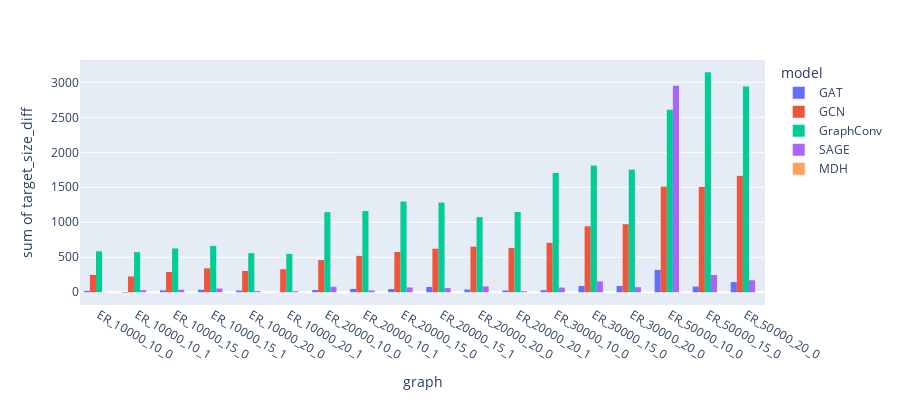

Notebook cell for this chart:
### Code cell
fig = px.histogram(Full, x="graph", y="target_size_diff",
             color='model', barmode='group',
             height=400)
fig.show()

### Figure 1 — Plotly figure (JSON) as saved in the notebook; plotly's stock layout.template omitted (floating-point values rounded to 4 significant figures)
{"data": [{"alignmentgroup": "True", "bingroup": "x", "histfunc": "sum", "hovertemplate": "model=GAT<br>graph=%{x}<br>sum of target_size_diff=%{y}<extra></extra>", "legendgroup": "GAT", "marker": {"color": "#636efa"}, "name": "GAT", "offsetgroup": "GAT", "orientation": "v", "showlegend": true, "type": "histogram", "x": ["ER_10000_10_0", "ER_10000_10_1", "ER_10000_15_0", "ER_10000_15_1", "ER_10000_20_0", "ER_10000_20_1", "ER_20000_10_0", "ER_20000_10_1", "ER_20000_15_0", "ER_20000_15_1", "ER_20000_20_0", "ER_20000_20_1", "ER_30000_10_0", "ER_30000_15_0", "ER_30000_20_0", "ER_50000_10_0", "ER_50000_15_0", "ER_50000_20_0"], "xaxis": "x", "y": [20, -7, 27, 36, 25, -2, 31, 48, 46, 76, 39, 25, 29, 89, 89, 320, 81, 145], "yaxis": "y"}, {"alignmentgroup": "True", "bingroup": "x", "histfunc": "sum", "hovertemplate": "model=GCN<br>graph=%{x}<br>sum of target_size_diff=%{y}<extra></extra>", "legendgroup": "GCN", "marker": {"color": "#EF553B"}, "name": "GCN", "offsetgroup": "GCN", "orientation": "v", "showlegend": true, "type": "histogram", "x": ["ER_10000_10_0", "ER_10000_10_1", "ER_10000_15_0", "ER_10000_15_1", "ER_10000_20_0", "ER_10000_20_1", "ER_20000_10_0", "ER_20000_10_1", "ER_20000_15_0", "ER_20000_15_1", "ER_20000_20_0", "ER_20000_20_1", "ER_30000_10_0", "ER_30000_15_0", "ER_30000_20_0", "ER_50000_10_0", "ER_50000_15_0", "ER_50000_20_0"], "xaxis": "x", "y": [248, 226, 289, 342, 304, 329, 461, 520, 576, 622, 651, 632, 706, 943, 972, 1509, 1505, 1664], "yaxis": "y"}, {"alignmentgroup": "True", "bingroup": "x", "histfunc": "sum", "hovertemplate": "model=GraphConv<br>graph=%{x}<br>sum of target_size_diff=%{y}<extra></extra>", "legendgroup": "GraphConv", "marker": {"color": "#00cc96"}, "name": "GraphConv", "offsetgroup": "GraphConv", "orientation": "v", "showlegend": true, "type": "histogram", "x": ["ER_10000_10_0", "ER_10000_10_1", "ER_10000_15_0", "ER_10000_15_1", "ER_10000_20_0", "ER_10000_20_1", "ER_20000_10_0", "ER_20000_10_1", "ER_20000_15_0", "ER_20000_15_1", "ER_20000_20_0", "ER_20000_20_1", "ER_30000_10_0", "ER_30000_15_0", "ER_30000_20_0", "ER_50000_10_0", "ER_50000_15_0", "ER_50000_20_0"], "xaxis": "x", "y": [585, 573, 626, 663, 558, 549, 1144, 1160, 1297, 1282, 1074, 1147, 1705, 1811, 1752, 2608, 3144, 2940], "yaxis": "y"}, {"alignmentgroup": "True", "bingroup": "x", "histfunc": "sum", "hovertemplate": "model=SAGE<br>graph=%{x}<br>sum of target_size_diff=%{y}<extra></extra>", "legendgroup": "SAGE", "marker": {"color": "#ab63fa"}, "name": "SAGE", "offsetgroup": "SAGE", "orientation": "v", "showlegend": true, "type": "histogram", "x": ["ER_10000_10_0", "ER_10000_10_1", "ER_10000_15_0", "ER_10000_15_1", "ER_10000_20_0", "ER_10000_20_1", "ER_20000_10_0", "ER_20000_10_1", "ER_20000_15_0", "ER_20000_15_1", "ER_20000_20_0", "ER_20000_20_1", "ER_30000_10_0", "ER_30000_15_0", "ER_30000_20_0", "ER_50000_10_0", "ER_50000_15_0", "ER_50000_20_0"], "xaxis": "x", "y": [-3, 30, 37, 53, 16, 14, 78, 26, 69, 59, 83, 15, 67, 156, 73, 2952, 247, 171], "yaxis": "y"}, {"alignmentgroup": "True", "bingroup": "x", "histfunc": "sum", "hovertemplate": "model=MDH<br>graph=%{x}<br>sum of target_size_diff=%{y}<extra></extra>", "legendgroup": "MDH", "marker": {"color": "#FFA15A"}, "name": "MDH", "offsetgroup": "MDH", "orientation": "v", "showlegend": true, "type": "histogram", "x": ["ER_10000_10_0", "ER_10000_10_1", "ER_10000_15_0", "ER_10000_15_1", "ER_10000_20_0", "ER_10000_20_1", "ER_20000_10_0", "ER_20000_10_1", "ER_20000_15_0", "ER_20000_15_1", "ER_20000_20_0", "ER_20000_20_1", "ER_30000_10_0", "ER_30000_15_0", "ER_30000_20_0", "ER_50000_10_0", "ER_50000_15_0", "ER_50000_20_0"], "xaxis": "x", "y": [0, 0, 0, 0, 0, 0, 0, 0, 0, 0, 0, 0, 0, 0, 0, 0, 0, 0], "yaxis": "y"}], "layout": {"barmode": "group", "height": 400, "legend": {"title": {"text": "model"}, "tracegroupgap": 0}, "margin": {"t": 60}, "xaxis": {"anchor": "y", "domain": [0, 1], "title": {"text": "graph"}}, "yaxis": {"anchor": "x", "domain": [0, 1], "title": {"text": "sum of target_size_diff"}}}}
